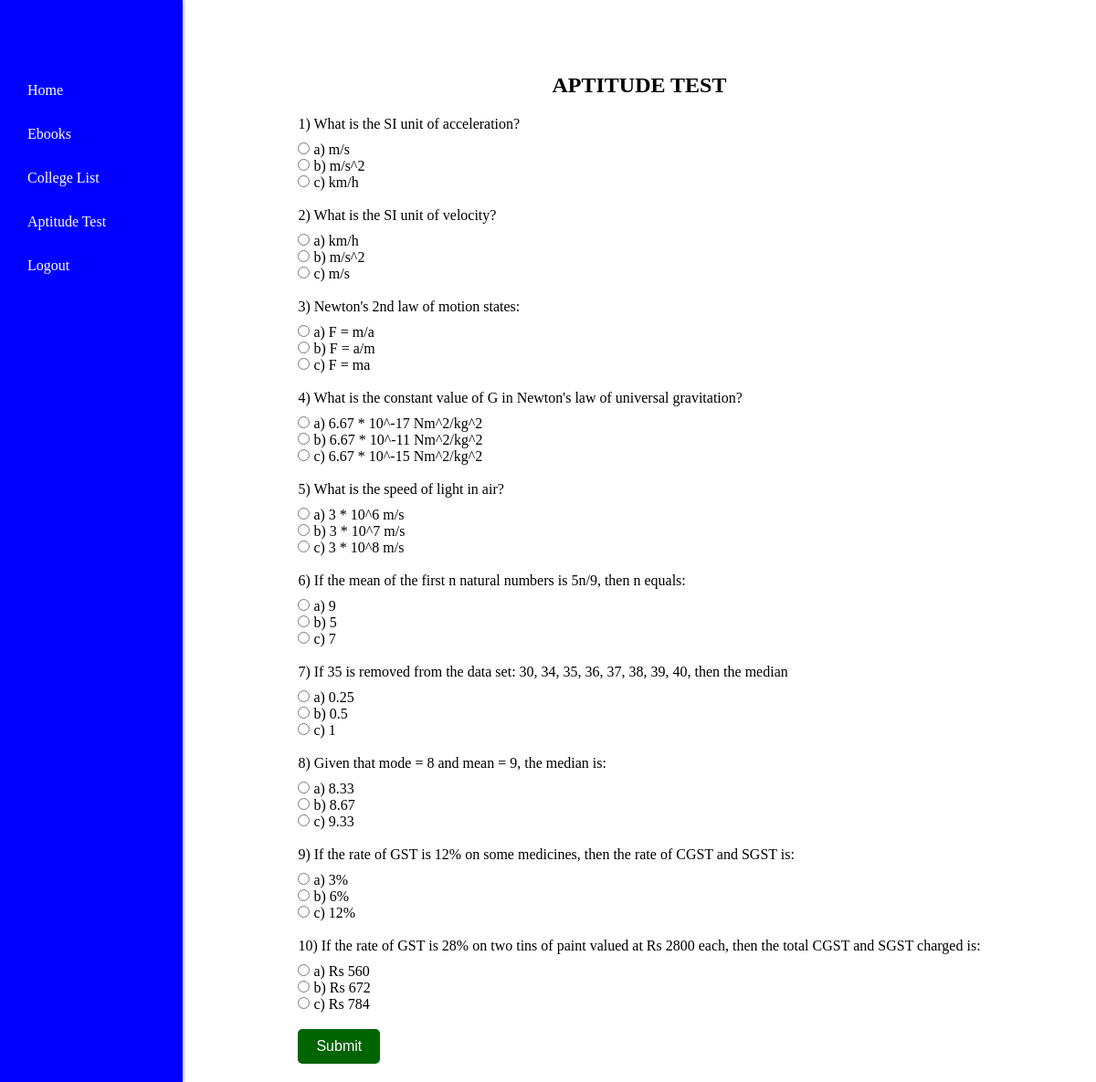
/aptitude-test/, run on the app's committed database.
### CARRIER/models.py (models this page shows)
class Question(models.Model):
    question_text = models.CharField(max_length=255)

class Option(models.Model):
    question = models.ForeignKey(Question, on_delete=models.CASCADE)
    option_text = models.CharField(max_length=255)
    is_correct = models.BooleanField(default=False)

### CARRIER/views.py (the view)
# urls.py: path('aptitude-test/', views.aptitude_test, name='aptitude_test'),
def aptitude_test(request):
    questions = Question.objects.all()
    return render(request, 'CARRIER/aptitude_test.html', {'questions': questions})

### CARRIER/templates/CARRIER/aptitude_test.html (shortened to what this page needs)
<!DOCTYPE html>
<html lang="en">
<head>
    {% load static %}
    <link rel="stylesheet" type="text/css" href="{% static 'CARRIER/aptitude_test.css' %}">
</head>
<body>
<header class="header">
    <nav class="menu">
           <ul>
             <li><a href="{% url 'welcome_dashboard' %}">Home</a></li>
                <li><a href="{% url 'ebook_list' %}">Ebooks</a></li>
                <li><a href="{% url 'college_list' %}">College List</a></li>
                <li><a href="{% url 'aptitude_test' %}">Aptitude Test</a></li>
                <li><a href="{% url 'login' %}">Logout</a></li>
            </ul>
    </nav>
</header>
<div class="content-container">
    <div class="menu-container">
    </div>
    <div class="form-container">
        <h1 class="test-heading">APTITUDE TEST</h1>
        <form method="post" action="{% url 'aptitude_test_submit' %}">
            {% for question in questions %}
                <p class="question">{{ question.question_text }}</p>
                {% for option in question.option_set.all %}
                    <input type="radio" name="question_{{ question.id }}" value="{{ option.id }}"> {{ option.option_text }}<br>
                {% endfor %}
                <br>
            {% endfor %}
            <button type="submit" class="submit-button">Submit</button>
        </form>
    </div>
</div>
</body>
</html>

### CARRIER/static/CARRIER/aptitude_test.css (style rules this page uses)
* { margin: 0; padding: 0; box-sizing: border-box; }
body { display: flex; flex-direction: column; height: 100vh; background-color: #fff; margin: 0; }
.header { display: flex; justify-content: space-between; align-items: center; padding: 10px; width: 100%; position: fixed; top: 0; left: 0; z-index: 1; }
.menu { position: fixed; top: 0; left: 0; height: 100%; width: 200px; background-color: blue; box-shadow: 0 0 5px rgba(0, 0, 0, 0.5); }
.menu ul { list-style-type: none; padding: 20px; margin-top: 60px; }
.menu li { margin-bottom: 10px; }
.menu a { display: block; padding: 10px; color: #fff; text-decoration: none; }
.content-container { display: flex; margin-top: 60px; }
.menu-container { width: 200px; }
.form-container { flex: 1; display: flex; flex-direction: column; align-items: center; padding: 20px; }
.test-heading { font-size: 24px; margin-bottom: 20px; }
.question { margin-bottom: 10px; }
.submit-button { padding: 10px 20px; font-size: 16px; background-color: #006400; color: #fff; border: none; border-radius: 5px; cursor: pointer; }

### data on the page
Question: question_text "1) What is the SI unit of acceleration?"
Option: option_text "a) m/s"
Option: option_text "b) m/s^2"
Option: option_text "c) km/h"
Question: question_text "2) What is the SI unit of velocity?"
Option: option_text "a) km/h"
Option: option_text "b) m/s^2"
Option: option_text "c) m/s"
Question: question_text "3) Newton's 2nd law of motion states:"
Option: option_text "a) F = m/a"
Option: option_text "b) F = a/m"
Option: option_text "c) F = ma"
Question: question_text "4) What is the constant value of G in Newton's law of universal gravitation?"
Option: option_text "a) 6.67 * 10^-17 Nm^2/kg^2"
Option: option_text "b) 6.67 * 10^-11 Nm^2/kg^2"
Option: option_text "c) 6.67 * 10^-15 Nm^2/kg^2"
Question: question_text "5) What is the speed of light in air?"
Option: option_text "a) 3 * 10^6 m/s"
Option: option_text "b) 3 * 10^7 m/s"
Option: option_text "c) 3 * 10^8 m/s"
Question: question_text "6) If the mean of the first n natural numbers is 5n/9, then n equals:"
Option: option_text "a) 9"
Option: option_text "b) 5"
Option: option_text "c) 7"
Question: question_text "7) If 35 is removed from the data set: 30, 34, 35, 36, 37, 38, 39, 40, then the median"
Option: option_text "a) 0.25"
Option: option_text "b) 0.5"
Option: option_text "c) 1"
Question: question_text "8) Given that mode = 8 and mean = 9, the median is:"
Option: option_text "a) 8.33"
Option: option_text "b) 8.67"
Option: option_text "c) 9.33"
Question: question_text "9) If the rate of GST is 12% on some medicines, then the rate of CGST and SGST is:"
Option: option_text "a) 3%"
Option: option_text "b) 6%"
Option: option_text "c) 12%"
Question: question_text "10) If the rate of GST is 28% on two tins of paint valued at Rs 2800 each, then the total CGST and SGST charged is:"
Option: option_text "a) Rs 560"
Option: option_text "b) Rs 672"
Option: option_text "c) Rs 784"
